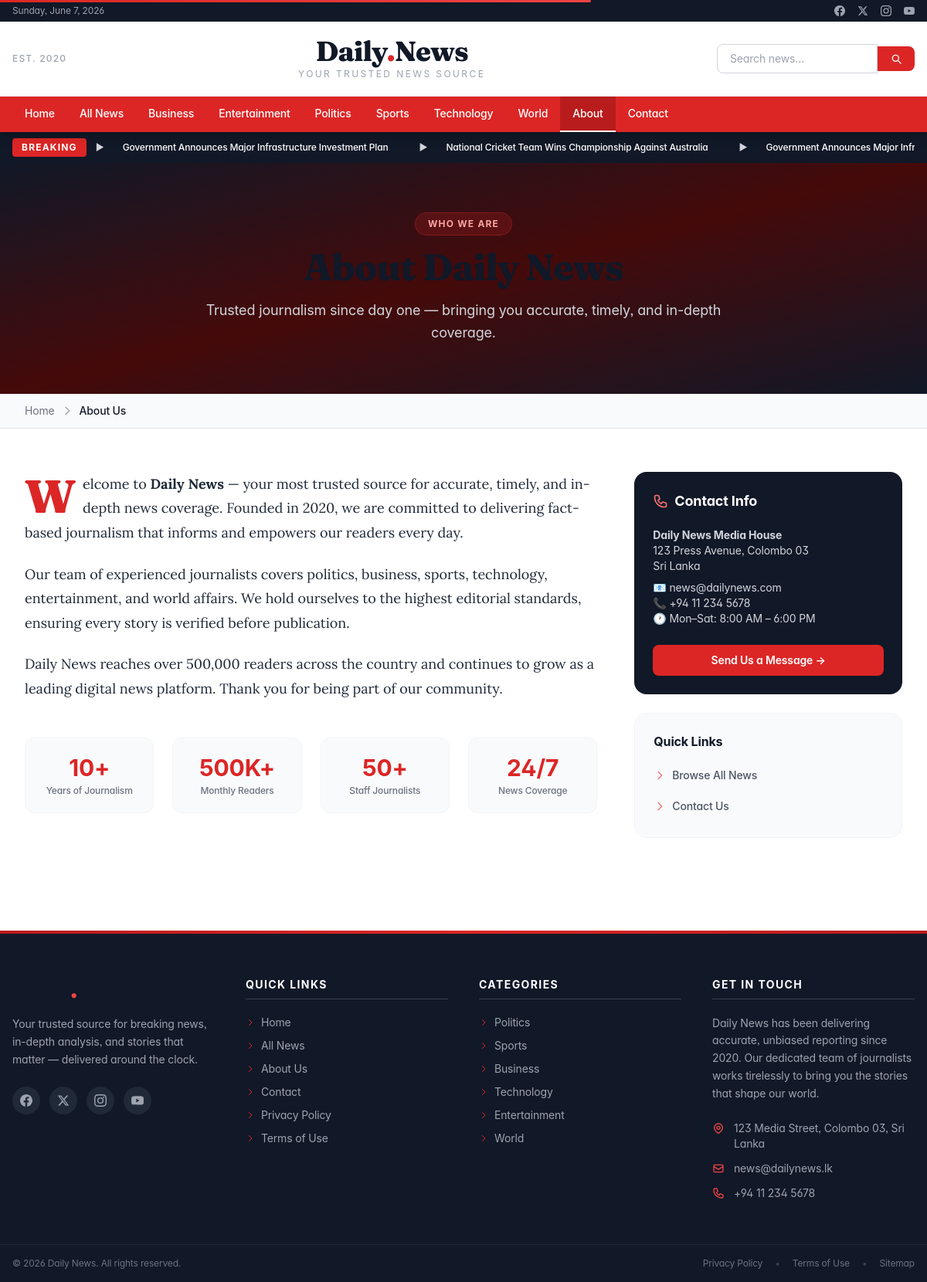
Page /about.php on the committed database.
### tables this page shows
CREATE TABLE IF NOT EXISTS categories (
    id         INT UNSIGNED NOT NULL AUTO_INCREMENT,
    name       VARCHAR(100) NOT NULL,
    slug       VARCHAR(120) NOT NULL,
    status     TINYINT(1)   NOT NULL DEFAULT 1,
    created_at DATETIME     NOT NULL DEFAULT CURRENT_TIMESTAMP,
    updated_at DATETIME     NOT NULL DEFAULT CURRENT_TIMESTAMP ON UPDATE CURRENT_TIMESTAMP,
    PRIMARY KEY (id),
    UNIQUE KEY uq_categories_slug (slug),
    KEY idx_categories_status (status)
);

CREATE TABLE IF NOT EXISTS news (
    id           INT UNSIGNED NOT NULL AUTO_INCREMENT,
    category_id  INT UNSIGNED          DEFAULT NULL,
    title        VARCHAR(300) NOT NULL,
    slug         VARCHAR(320) NOT NULL,
    summary      TEXT,
    body         LONGTEXT     NOT NULL,
    image        VARCHAR(255)          DEFAULT NULL,
    author       VARCHAR(120) NOT NULL DEFAULT 'Admin',
    status       ENUM('draft','published') NOT NULL DEFAULT 'draft',
    is_featured  TINYINT(1)   NOT NULL DEFAULT 0,
    is_breaking  TINYINT(1)   NOT NULL DEFAULT 0,
    views        INT UNSIGNED NOT NULL DEFAULT 0,
    published_at DATETIME              DEFAULT NULL,
    created_at   DATETIME     NOT NULL DEFAULT CURRENT_TIMESTAMP,
    updated_at   DATETIME     NOT NULL DEFAULT CURRENT_TIMESTAMP ON UPDATE CURRENT_TIMESTAMP,
    PRIMARY KEY (id),
    UNIQUE KEY uq_news_slug        (slug),
    KEY idx_news_category_id       (category_id),
    KEY idx_news_status            (status),
    KEY idx_news_is_featured       (is_featured),
    KEY idx_news_is_breaking       (is_breaking),
    KEY idx_news_published_at      (published_at),
    CONSTRAINT fk_news_category FOREIGN KEY (category_id) REFERENCES categories (id) ON DELETE SET NULL ON UPDATE CASCADE
);

CREATE TABLE IF NOT EXISTS site_content (
    id         INT UNSIGNED NOT NULL AUTO_INCREMENT,
    page_key   VARCHAR(100) NOT NULL,
    title      VARCHAR(255)          DEFAULT NULL,
    content    LONGTEXT     NOT NULL,
    created_at DATETIME     NOT NULL DEFAULT CURRENT_TIMESTAMP,
    updated_at DATETIME     NOT NULL DEFAULT CURRENT_TIMESTAMP ON UPDATE CURRENT_TIMESTAMP,
    PRIMARY KEY (id),
    UNIQUE KEY uq_site_content_page_key (page_key)
);

### about.php (the view, shortened to what the rows shown need)
<?php
require_once 'includes/db.php';
require_once 'includes/functions.php';
try {
    $aboutContent = getSiteContent($pdo, 'about');
    $contactBlock = getSiteContent($pdo, 'contact_info');
} catch (PDOException $e) {
    error_log('[about.php] ' . $e->getMessage());
    $aboutContent = null;
    $contactBlock = null;
}
require_once 'components/header.php';
require_once 'components/navbar.php';
?>
<div class="bg-gradient-to-br from-gray-900 via-red-950 to-gray-900 text-white py-16">
    <div class="max-w-screen-xl mx-auto px-4 sm:px-6 lg:px-8 text-center">
        <h1 class="font-serif text-4xl md:text-5xl font-bold mb-4">
        </h1>
    </div>
</div>
<main class="bg-white py-14">
    <div class="max-w-screen-xl mx-auto px-4 sm:px-6 lg:px-8">
        <div class="grid grid-cols-1 lg:grid-cols-3 gap-12">
            <div class="lg:col-span-2">
                <?php if (!empty($aboutContent['content'])): ?>
                <div class="prose prose-lg max-w-none prose-headings:font-serif prose-headings:text-gray-900 prose-p:text-gray-600 prose-a:text-red-600 prose-strong:text-gray-900 article-body">
                    <?= $aboutContent['content'] ?>
                </div>
                <?php endif; ?>
            </div>
            <aside class="space-y-6">
                <div class="bg-gray-900 rounded-2xl p-6 text-white">
                    <div class="text-gray-300 text-sm space-y-2 prose prose-invert prose-sm max-w-none prose-p:my-1 prose-a:text-red-400">
                        <?php if ($contactBlock && !empty($contactBlock['content'])): ?>
                            <?= $contactBlock['content'] ?>
                        <?php else: ?>
                            <p class="text-gray-400">No contact information available.</p>
                        <?php endif; ?>
                    </div>
                </div>
            </aside>
        </div>
    </div>
</main>
<?php require_once 'components/footer.php'; ?>
</body>
</html>

### components/navbar.php (shortened to what the rows shown need)
<?php
$categories = getCategories($pdo);
$breaking   = getBreakingNews($pdo);
$currentPath = $_SERVER['REQUEST_URI'];
?>
<div class="bg-white border-b border-gray-100 py-5">
  <div class="max-w-7xl mx-auto px-4 flex items-center justify-between gap-4">
    <a href="/index.php" class="text-center flex-shrink-0 mx-auto md:mx-0">
      <h1 class="font-serif text-4xl font-black text-gray-900 tracking-tight leading-none">
        Daily<span class="text-red-600">.</span>News
      </h1>
    </a>
  </div>
</div>
<nav class="bg-red-600 text-white shadow-lg sticky top-0 z-50" id="main-nav">
  <div class="max-w-7xl mx-auto px-4">
    <div class="flex items-center justify-between">
      <div class="hidden md:flex items-center overflow-x-auto scrollbar-hide">
        <a
          href="/index.php"
          class="shrink-0 px-4 py-3 text-sm font-medium hover:bg-red-700 transition-colors duration-150 whitespace-nowrap border-b-2 border-transparent hover:border-white <?= ($currentPath === '/index.php' || $currentPath === '/') ? 'bg-red-700 border-white' : '' ?>"
        >Home</a>
        <a
          href="/news.php"
          class="shrink-0 px-4 py-3 text-sm font-medium hover:bg-red-700 transition-colors duration-150 whitespace-nowrap border-b-2 border-transparent hover:border-white <?= (strpos($currentPath, '/news.php') === 0 && empty($_GET['cat'])) ? 'bg-red-700 border-white' : '' ?>"
        >All News</a>
        <?php foreach ($categories as $cat): ?>
          <a
            href="/news.php?cat=<?= urlencode($cat['slug']) ?>"
            class="shrink-0 px-4 py-3 text-sm font-medium hover:bg-red-700 transition-colors duration-150 whitespace-nowrap border-b-2 border-transparent hover:border-white <?= (isset($_GET['cat']) && $_GET['cat'] === $cat['slug']) ? 'bg-red-700 border-white' : '' ?>"
          ><?= htmlspecialchars($cat['name'], ENT_QUOTES, 'UTF-8') ?></a>
        <?php endforeach; ?>
        <a
          href="/about.php"
          class="shrink-0 px-4 py-3 text-sm font-medium hover:bg-red-700 transition-colors duration-150 whitespace-nowrap border-b-2 border-transparent hover:border-white <?= (strpos($currentPath, '/about.php') === 0) ? 'bg-red-700 border-white' : '' ?>"
        >About</a>
        <a
          href="/contact.php"
          class="shrink-0 px-4 py-3 text-sm font-medium hover:bg-red-700 transition-colors duration-150 whitespace-nowrap border-b-2 border-transparent hover:border-white <?= (strpos($currentPath, '/contact.php') === 0) ? 'bg-red-700 border-white' : '' ?>"
        >Contact</a>
      </div>
    </div>
  </div>
</nav>
<?php if (!empty($breaking)): ?>
<div class="bg-gray-900 text-white text-xs py-2 overflow-hidden">
  <div class="max-w-7xl mx-auto px-4 flex items-center gap-3">
    <div class="overflow-hidden flex-1">
      <div class="ticker-wrap">
        <div class="ticker-content">
          <?php foreach ($breaking as $b): ?>
            <span class="mr-6 text-gray-300">&#9654;</span>
            <a
              href="/article.php?slug=<?= urlencode($b['slug']) ?>"
              class="mr-10 hover:text-red-400 transition-colors duration-200 font-medium"
            ><?= htmlspecialchars($b['title'], ENT_QUOTES, 'UTF-8') ?></a>
          <?php endforeach; ?>
          <?php foreach ($breaking as $b): ?>
            <span class="mr-6 text-gray-300">&#9654;</span>
            <a
              href="/article.php?slug=<?= urlencode($b['slug']) ?>"
              class="mr-10 hover:text-red-400 transition-colors duration-200 font-medium"
            ><?= htmlspecialchars($b['title'], ENT_QUOTES, 'UTF-8') ?></a>
          <?php endforeach; ?>
        </div>
      </div>
    </div>
  </div>
</div>
<?php endif; ?>

### components/footer.php (shortened to what the rows shown need)
<?php
$footerCategories = [
    ['name' => 'Politics',      'slug' => 'politics'],
    ['name' => 'Sports',        'slug' => 'sports'],
    ['name' => 'Business',      'slug' => 'business'],
    ['name' => 'Technology',    'slug' => 'technology'],
    ['name' => 'Entertainment', 'slug' => 'entertainment'],
    ['name' => 'World',         'slug' => 'world'],
];
?>
<footer class="bg-gray-900 text-gray-300 mt-16">
  <div class="max-w-7xl mx-auto px-4 py-14">
    <div class="grid grid-cols-1 md:grid-cols-2 lg:grid-cols-4 gap-10">
      <div class="lg:col-span-1">
        <a href="/index.php" class="inline-block mb-4">
          <h2 class="font-serif text-3xl font-black text-white tracking-tight">
            Daily<span class="text-red-500">.</span>News
          </h2>
        </a>
      </div>
      <div>
        <ul class="space-y-2.5">
          <?php foreach ($footerCategories as $cat): ?>
          <li>
            <a href="/news.php?cat=<?= urlencode($cat['slug']) ?>"
               class="text-sm text-gray-400 hover:text-red-400 transition-colors duration-200 flex items-center gap-2 group">
              <svg class="w-3 h-3 text-red-600 group-hover:translate-x-0.5 transition-transform" fill="none" stroke="currentColor" viewBox="0 0 24 24">
                <path stroke-linecap="round" stroke-linejoin="round" stroke-width="2" d="M9 5l7 7-7 7"/>
              </svg>
              <?= htmlspecialchars($cat['name'], ENT_QUOTES, 'UTF-8') ?>
            </a>
          </li>
          <?php endforeach; ?>
        </ul>
      </div>
    </div>
  </div>
</footer>
</body>
</html>

### rows in the picture
categories: name "Business"
categories: name "Entertainment"
categories: name "Politics"
categories: name "Sports"
categories: name "Technology"
categories: name "World"
news: title "Government Announces Major Infrastructure Investment Plan", title "Government Announces Major…"
news: title "National Cricket Team Wins Championship Against Australia"
site_content: content "Welcome to Daily News — your most trusted source for accurate, timely, and in-depth news coverage. Founded in 2020, we are committed to delivering fact-based journalism that informs and empowers our readers every day. Our team of experienced journalists covers politics, business, sports, technology, entertainment, and world affairs. We hold ourselves to the highest editorial standards, ensuring every story is verified before publication. Daily News reaches over 500,000 readers across the country and continues to grow as a leading digital news platform. Thank you for being part of our community."
site_content: content "Daily News Media House 123 Press Avenue, Colombo 03 Sri Lanka 📧 news@dailynews.com 📞 +94 11 234 5678 🕐 Mon–Sat: 8:00 AM – 6:00 PM"

### other values in the picture
$s['value'] "10+"
$s['label'] "Years of Journalism"
$s['value'] "500K+"
$s['label'] "Monthly Readers"
$s['value'] "50+"
$s['label'] "Staff Journalists"
$s['value'] "24/7"
$s['label'] "News Coverage"
$link['label'] "Browse All News"
$link['label'] "Contact Us"
$link['label'] "Home"
$link['label'] "All News"
$link['label'] "About Us"
$link['label'] "Contact"
$link['label'] "Privacy Policy"
